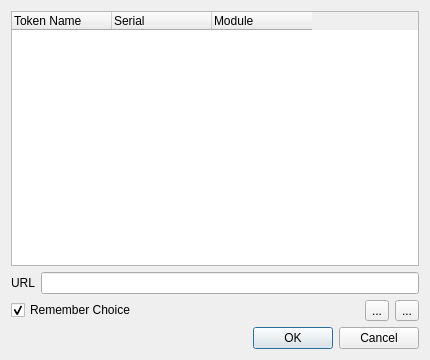
<?xml version="1.0" encoding="UTF-8"?>
<ui version="4.0">
 <class>cqp::ui::OpenSSLKeyUI</class>
 <widget class="QDialog" name="cqp::ui::OpenSSLKeyUI">
  <property name="geometry">
   <rect>
    <x>0</x>
    <y>0</y>
    <width>430</width>
    <height>360</height>
   </rect>
  </property>
  <property name="windowTitle">
   <string>Please choose a device</string>
  </property>
  <layout class="QGridLayout" name="gridLayout">
   <item row="0" column="0">
    <widget class="QTreeWidget" name="foundModules">
     <property name="alternatingRowColors">
      <bool>true</bool>
     </property>
     <attribute name="headerStretchLastSection">
      <bool>false</bool>
     </attribute>
     <column>
      <property name="text">
       <string>Token Name</string>
      </property>
     </column>
     <column>
      <property name="text">
       <string>Serial</string>
      </property>
     </column>
     <column>
      <property name="text">
       <string>Module</string>
      </property>
     </column>
    </widget>
   </item>
   <item row="2" column="0">
    <layout class="QHBoxLayout" name="horizontalLayout">
     <item>
      <widget class="QCheckBox" name="remember">
       <property name="text">
        <string>Remember Choice</string>
       </property>
       <property name="checked">
        <bool>true</bool>
       </property>
      </widget>
     </item>
     <item>
      <widget class="QToolButton" name="addModule">
       <property name="toolTip">
        <string>Add a PKCS#11 module</string>
       </property>
       <property name="text">
        <string>...</string>
       </property>
       <property name="icon">
        <iconset theme="add">
         <normaloff>.</normaloff>.</iconset>
       </property>
      </widget>
     </item>
     <item>
      <widget class="QToolButton" name="reloadModules">
       <property name="text">
        <string>...</string>
       </property>
       <property name="icon">
        <iconset theme="reload"/>
       </property>
      </widget>
     </item>
    </layout>
   </item>
   <item row="3" column="0">
    <widget class="QDialogButtonBox" name="buttonBox">
     <property name="orientation">
      <enum>Qt::Horizontal</enum>
     </property>
     <property name="standardButtons">
      <set>QDialogButtonBox::Cancel|QDialogButtonBox::Ok</set>
     </property>
    </widget>
   </item>
   <item row="1" column="0">
    <layout class="QHBoxLayout" name="horizontalLayout_2">
     <item>
      <widget class="QLabel" name="label">
       <property name="text">
        <string>URL</string>
       </property>
      </widget>
     </item>
     <item>
      <widget class="QLineEdit" name="hsmUrl"/>
     </item>
    </layout>
   </item>
  </layout>
 </widget>
 <resources/>
 <connections>
  <connection>
   <sender>buttonBox</sender>
   <signal>accepted()</signal>
   <receiver>cqp::ui::OpenSSLKeyUI</receiver>
   <slot>accept()</slot>
   <hints>
    <hint type="sourcelabel">
     <x>248</x>
     <y>254</y>
    </hint>
    <hint type="destinationlabel">
     <x>157</x>
     <y>274</y>
    </hint>
   </hints>
  </connection>
  <connection>
   <sender>buttonBox</sender>
   <signal>rejected()</signal>
   <receiver>cqp::ui::OpenSSLKeyUI</receiver>
   <slot>reject()</slot>
   <hints>
    <hint type="sourcelabel">
     <x>316</x>
     <y>260</y>
    </hint>
    <hint type="destinationlabel">
     <x>286</x>
     <y>274</y>
    </hint>
   </hints>
  </connection>
 </connections>
</ui>
